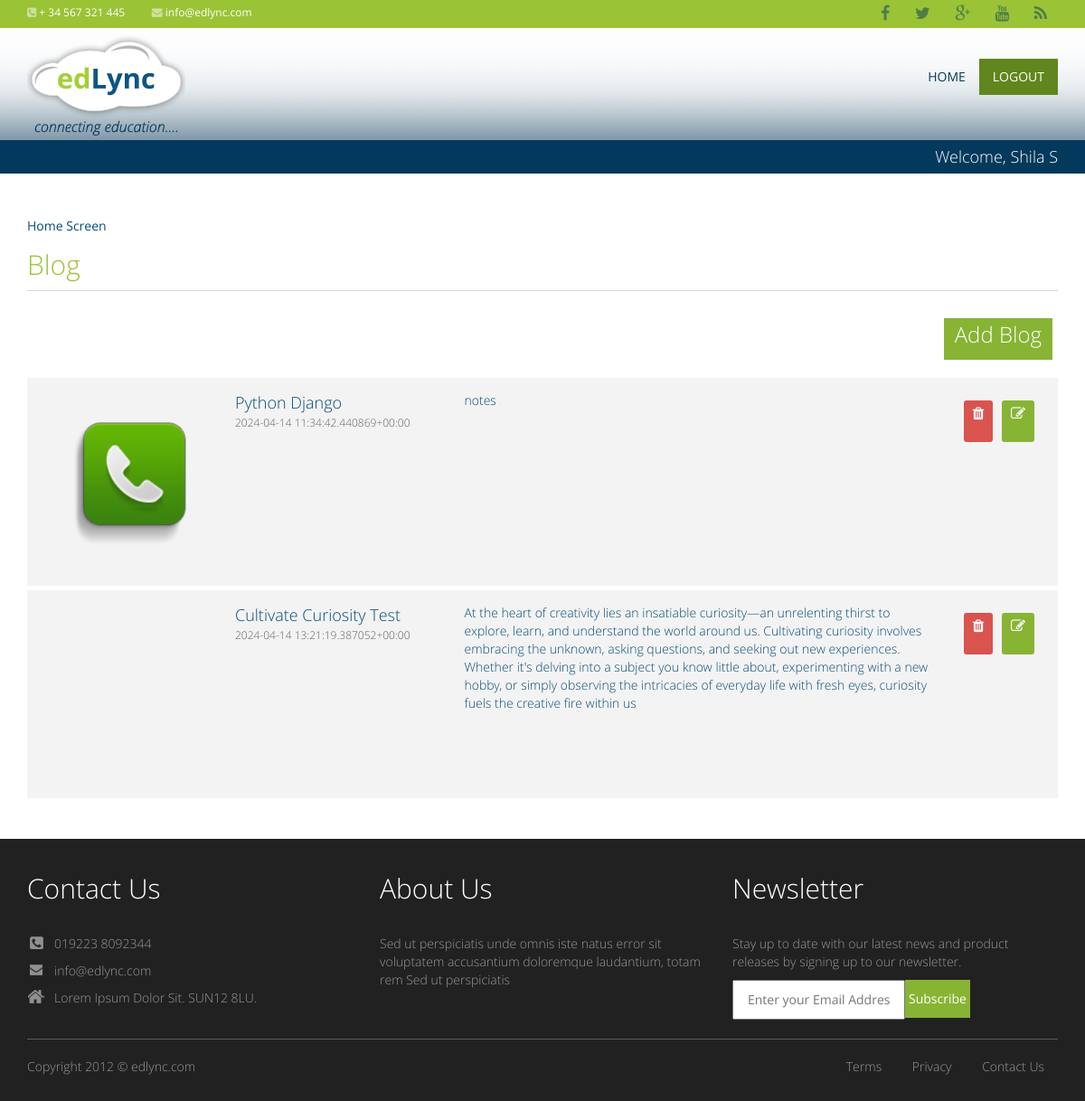
The page /myblogs (signed in) on the database its author committed.
### productapp/models.py (models this page shows)
class Blogs(models.Model):
    user = models.ForeignKey(User, on_delete=models.SET_NULL, null= True, blank=True)
    title = models.CharField(max_length=255)
    content = models.TextField()
    publication_date = models.CharField(max_length=255)
    image  = models.ImageField(upload_to='static/blogs')

### productapp/views.py (the view)
# urls.py: path('myblogs', render_myblog_view, name='render_myblog_view'),
@login_required(login_url='/')
def render_myblog_view(request):
    queryset = Blogs.objects.filter(user_id = request.user)
    context = {'blogs': queryset}
    return render(request, "productapp/my-blogs.html", context)

### template/productapp/my-blogs.html (shortened to what this page needs)
{% extends 'base.html' %}
{% block start %}
    <div class="mainSection">
		<div class="container">
        	<div class="row">
            <div class="col-md-12 col-lg-12 col-sm-12 col-xs-12">
              <div class="middle">
                  <div class="breadcrumb"><a href="#">Home Screen</a></div>
                  <h1>Blog</h1>
                  <div class="divmaildetails">
                    <div class="text-right"><a href="addblogs" class="btn btn-primary">Add Blog</a></div><br/>
                    <div class="mail-list">
                        {% for blog in blogs %}
                        <div class="divmail">
                            <div class="mail-usr-img">
                                <div class="img-container" style="width: 200px; height: 200px; overflow: hidden;">
                                    <img src="{{ blog.image }}" alt="" class="img-fluid" />
                                </div>
                            </div>
                            <div class="mail-usr-name">
                                <h4><a href="blog-details/{{blog.id}}">{{ blog.title }}</a></h4>
                                <span class="mail-date">{{ blog.publication_date }}</span>
                            </div>
                            <div class="mail-desc"><a href="blog-details/{{blog.id}}">{{ blog.content }}</a></div>
                            <div class="mail-usr-buttons text-right">
                              <a href="delete-blog/{{blog.id}}" class="btn btn-sm btn-danger"><i class="fa fa-trash fa-lg"></i> </a>
                              <a href="/edit-blog/{{blog.id}}" class="btn btn-sm btn-primary"><i class="fa fa-edit fa-lg"></i> </a>
                          </div>
                        </div>
                        {% endfor %}
                    </div>
                </div>
              </div>
          </div>
                </div>
            </div>
        </div>
  {% endblock %}

### template/base.html (shortened to what this page needs)
<!DOCTYPE html>
<html lang="en">
  <head>
     {% load static %}
    <link href="{% static 'css/styles.css' %}" rel="stylesheet">
    <link href="{% static 'css/bootstrap.min.css' %}"rel="stylesheet">
    <link rel="stylesheet" href="{% static 'css/font-awesome.min.css' %}" type="text/css">
  </head>
  <body>
	<div class="top">
    <div class="container">
        <div class="row-fluid">
            <ul class="phone-mail">
                <li><i class="fa fa-phone-square"></i><span>+ 34 567 321 445</span></li>
                <li><i class="fa fa-envelope"></i><span>info@edlync.com</span></li>
            </ul>
            <ul class="loginbar">
              <li><a href="#" class="login-btn"><i class="fa fa-facebook"></i></a></li>
               <li><a href="#" class="login-btn"><i class="fa fa-twitter"></i></a></li>
               <li><a href="#" class="login-btn"><i class="fa fa-google-plus"></i></a></li>
              <li><a href="#" class="login-btn"><i class="fa fa-youtube"></i></a></li>
              <li><a href="#" class="login-btn"><i class="fa fa-rss"></i></a></li>
            </ul>
        </div>
    </div>
	</div>
    <div class="topHeaderSection">
    <div class="header">
		<div class="container">
        <div class="navbar-header">
          <a class="navbar-brand" href="/myblogs"><img src="{% static 'images/logo_inner.png' %}" alt="logo" /></a>
        </div>
        <div class="navbar-collapse collapse">
          <ul class="nav navbar-nav navbar-right nav-white">
            <li class="active"><a href="/myblogs">Home</a></li>
            {% if request.user %}
            <li class="sign-up"><a href="/logout">Logout</a></li>
            {% endif %}
          </ul>
        </div>
      </div>
	</div>
  </div>
  {% if request.user %}
    <div class="userSection">
		<div class="container">
        	<div class="row">
				<div class="col-md-12 col-lg-12 col-sm-12 col-xs-12">
                    <div class="username">
                        Welcome, {{request.user.first_name}} {{request.user.last_name}}
                    </div>
                </div>
            </div>
        </div>
	</div>
    {% endif %}
{% block start %}
{% endblock %}
<div class="footerBottomSection">
    <div class="footer">
     <div class="container">
         <div class="row">
             <div class="col-lg-4 col-md-4 col-sm-4 col-xs-12">
                <div class="col1">
                  <h2>Contact Us </h2>
                  <ul class="ci_menu">
                     <li class="faddress">019223 8092344</li>
                     <li class="fphone">info@edlync.com</li>
                     <li class="fmail">Lorem Ipsum Dolor Sit. SUN12 8LU.</li>
                 </ul>
                </div>
             </div>
            <div class="col-lg-4 col-md-4 col-sm-4 col-xs-12">
                <div class="col1">
                  <h2>About Us </h2>
                  <div class="About-us1">
                  <p>Sed ut perspiciatis unde omnis iste natus error sit voluptatem accusantium doloremque laudantium, totam rem Sed ut                        perspiciatis</p>
                  </div>
                </div>
             </div>
             <div class="col-lg-4 col-md-4 col-sm-4 col-xs-12">
                <div class="col1">
                  <h2>Newsletter</h2>
                  <div class="newslater">
                  <p>Stay up to date with our latest news and product releases by signing up to our newsletter.</p>
                  <div class="input-css">
                  <div class="col-input">
                      <input type="text" class="col-inp" placeholder="Enter your Email Address" name="Enter your Email Address">
                     <input type="button" class="subscribe" value="Subscribe" name="Subscribe">
                  </div>
                  </div>
                  </div>
                </div>
             </div>
         </div>
             <div class="divider-li"></div>
         <div class="pull-left"><p>Copyright 2012 © edlync.com </p> </div>
         <div class="pull-right">
         <ul>
          <li><a href="#">Terms</a></li>
          <li><a href="#">Privacy</a></li>
          <li><a href="#">Contact Us</a></li>
         </ul>
         </div>
     </div>
   </div>
</div>
	</body>
</html>

### static/css/styles.css (style rules this page uses)
body { color:#858585; font-family: 'OpenSansRegular', sans-serif; }
a, a:hover, a:active { color: #ff4800; }
img { max-width:100% }
.topHeaderSection { background:url(../images/header-bg_03.png) repeat-x; padding:0; background-size:contain;z-index: 999; position: relative; }
.header { z-index: 999; position: relative; background-color: #03395c; background-image:url(../images/tranparet-img_03.png); background-repeat:repeat-x; padding: 0; }
.top { background-color: #9ac336; z-index:9999; }
.top .container { padding:0 15px; }
.phone-mail { margin:3px 20px 0 0; padding:0; z-index:9999; list-style:none; position:relative; float: left; }
.phone-mail li { display:inline; list-style:none; padding-bottom:15px; margin-right:26px; }
.phone-mail i { font-size:12px; margin-top:3px; margin-right: 3px; color:#cde19b; }
.phone-mail li span { color:#fff; font-size:12px; }
.loginbar { margin:0; padding:0; z-index:9999; list-style:none; position:relative; float: right; }
.loginbar li { display:inline; list-style:none; }
.loginbar li a, .loginbar li a:hover { color:#7c8082; font-size:11px; display:inline-block; padding: 6px 12px; }
.loginbar i { color:#4e7e49; font-size:18px; cursor:pointer; display: inline-block; }
.userSection { background:#03395c; }
.mainSection { margin: 40px 0; }
.footerBottomSection { background:#212121; padding:18px 0; color:#fff }
.navbar-collapse { z-index: 9999; }
.navbar-nav>li>a { padding-top: 6px;padding-bottom: 8px;color: #03395c;text-transform: uppercase; }
.navbar-nav.navbar-right:last-child { margin-right: -15px;margin-top: 34px; margin-bottom: 0px; }
.sign-up a { background:#61861d; color:#FFF !important; }
.fa { display: inline-block; font: normal normal normal 14px/1 FontAwesome; font-size: inherit; text-rendering: auto; -webkit-font-smoothing: antialiased; -moz-osx-font-smoothing: grayscale; }
.footer ul.hs_menu li, .footer ul.wh_menu li, .footer ul.ci_menu li { display: block; margin:20px 0; padding:0px; }
ul.ci_menu { display: block; margin: 35px 0; }
.footer ul.ci_menu li.faddress { background-position: left 2px; }
.footer ul.ci_menu li { background-image: url(../images/icon_section_contact.png); background-repeat: no-repeat; margin: 0 0 10px; padding: 0 0 0 30px; color:#999999; font-weight: 300; }
.newslater, .About-us1 { margin: 35px 0; display:block;color: #999999; padding: 0 0 0 0px;font-weight: 300; }
.footer ul.ci_menu li.fphone { background-position: left -23px; }
.footer ul.ci_menu li.fmail { background-position: left -48px; }
.divider-li { width:100%; float:left; margin:0px 0px 20px; border-bottom:1px solid #5c5c5c; }
.col1 { float:left; }
.pull-right ul { margin:0px; padding:0px; }
.pull-right ul li { display:inline-block; }
.pull-right ul li a { color: #999999;font-weight: 300; font-size:14px; padding:0px 15px; }
.pull-left p { color: #999999;font-weight: 300; font-size:14px; }
.input-css { width:100%; float:left; }
.col-input { float:left; }
.col-inp { padding:10px 15px; margin:0px; float:left; }
.subscribe { background:#88b434; padding:11px 23px; float:left; color:#FFF; font-size:14px; border:none }
.username { font-size: 18px; color: #fff; font-family: 'OpenSansLight'; padding: 6px 0; text-align: right; }
.middle h1 { font-size: 30px; color: #9ac336; line-height: 30px; border-bottom: 1px solid #d6d6d6; margin:0; padding: 0 0 13px 0; }
.middle h4, .subheading { color: #03395c; font-size: 24px; line-height: 24px; margin: 21px 0 21px 0; }
.middle .btn { margin-top: 10px; }
.divtable, .divfeedback, .divmaildetails { margin: 20px 0 0 0; }
.divmail { float: left; background-color: #f3f3f3; padding: 15px 20px; margin: 0 0 5px 0; font-family: 'OpenSansLight'; font-family: 14px; width: 100%; }
.mail-usr-img { float: left; margin: 0 10px 0 0; }
.mail-usr-name { float: left; margin: 0 0px 0 0 }
.mail-usr-name h4 { color: #054b79; font-size: 18px; margin: 0; }
.mail-usr-name span { color: #626361; font-size: 12px; }
.mail-desc { float: left; margin: 0 0 0 60px; max-width: 518px; }
@media (max-width: 1200px) { .subscribe { padding: 11px 4px; } }

### rows shown on the page
Blogs: image (picture), title "Python Django", publication_date "2024-04-14 11:34:42.440869+00:00", content "notes"
Blogs: title "Cultivate Curiosity Test", publication_date "2024-04-14 13:21:19.387052+00:00", content "At the heart of creativity lies an insatiable curiosity—an unrelenting thirst to explore, learn, and understand the world around us. Cultivating curiosity involves embracing the unknown, asking questions, and seeking out new experiences. Whether it's delving into a subject you know little about, experimenting with a new hobby, or simply observing the intricacies of everyday life with fresh eyes, curiosity fuels the creative fire within us"

### other values the page prints
{{ request.user.first_name }} "Shila"
{{ request.user.last_name }} "S"
